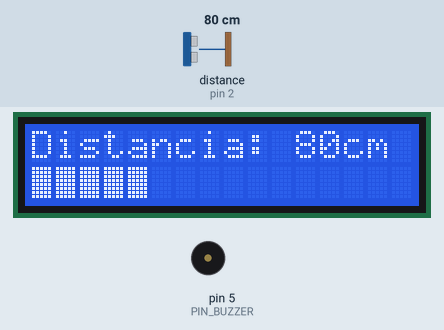
A sketch run on a simulated Arduino Uno, built with avr-gcc and run on an emulated ATmega328P. Parts: 16×2 character LCD, buzzer (waves = sounding). Wiring (inferred from the names in the program): ultrasonic range finder: trigger pin 3; echo pin 2. Inputs (shaded band) come from the test bench; at power-on: distance to the obstacle (sensor on pin 2) 80 cm. The echo pulse lasts 58.3 µs per cm.

Above: at 2.4 s.
2.5 s: distance to the obstacle (sensor on pin 2) set to 2 cm
At 3.4 s:
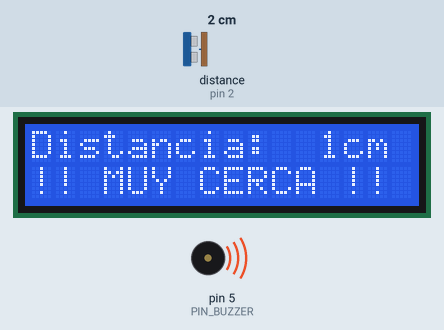
4.3 s: distance to the obstacle (sensor on pin 2) set to 60 cm
At 6.2 s:
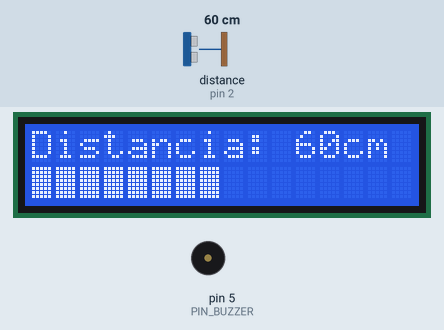
6.3 s: distance to the obstacle (sensor on pin 2) set to 120 cm
At 7.5 s:
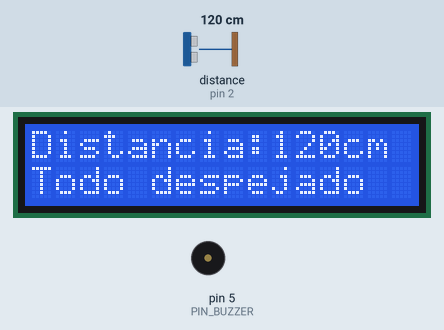
8.0 s: distance to the obstacle (sensor on pin 2) set to 35 cm
At 8.4 s:
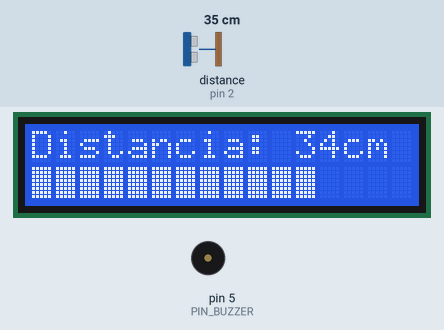
Timing chart, 0 to 10.8 s (numbered marks = the images above; inputs shaded):
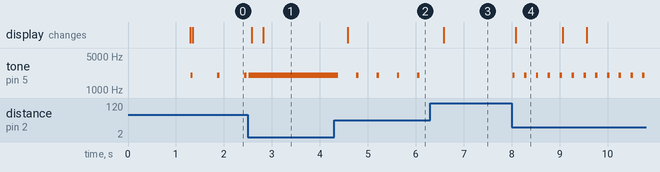

Measured:
- after the input at 2.5 s, the display: first changes after 0.08 s (image 1 shows a later state)
- after the input at 4.3 s, tone on pin 5 (PIN_BUZZER): alternates 2000 Hz for 0.05 s and silent for 0.37 s, starting after 0.09 s; the display: changes after 0.28 s (image 2)
- after the input at 6.3 s, tone on pin 5 (PIN_BUZZER): stops changing and stays silent; the display: changes after 0.28 s (image 3)
- after the input at 8.0 s, tone on pin 5 (PIN_BUZZER): alternates 2000 Hz for 0.05 s and silent for 0.19 s, starting at once; the display: changes after 0.08 s (image 4)
- what the display in image 4 shows lasts 1.0 s, from 8.1 s to 9.1 s

The sketch:

Radar_simple.ino
```cpp
/*
  ==========================================================
   RADAR SIMPLE  (Nivel 2)
   El sensor ultrasonico mide la distancia, la pantalla LCD la
   muestra y el buzzer pita mas rapido mientras mas cerca hay algo.
  ==========================================================
   Conexiones (segun el plano):
     Sensor HC-SR04: VCC -> 5V, GND -> GND, TRIG -> pin 3, ECHO -> pin 2
     Buzzer (+) -> pin 5,  Buzzer (-) -> GND
     Pantalla LCD I2C: GND -> GND, VCC -> 5V, SDA -> A4, SCL -> A5

   Libreria necesaria: "LiquidCrystal I2C" de Frank de Brabander
   (Herramientas -> Administrar bibliotecas -> buscar "LiquidCrystal I2C")
   La direccion de la pantalla (0x27, 0x3F, etc.) se detecta sola.
  ==========================================================
*/

#include <Wire.h>
#include <LiquidCrystal_I2C.h>

const int PIN_TRIG   = 3;
const int PIN_ECHO   = 2;
const int PIN_BUZZER = 5;

const int DISTANCIA_AVISO   = 100;  // cm: desde aqui empieza a pitar
const int DISTANCIA_PELIGRO = 10;   // cm: pitido continuo
const int TONO_HZ           = 2000;

LiquidCrystal_I2C *lcd;

int distancia = -1;          // -1 = no hay nada al frente
byte lecturasFallidas = 0;
bool sonandoContinuo = false;
unsigned long ultimaMedicion = 0;
unsigned long ultimaPantalla = 0;
unsigned long ultimoPitido   = 0;

// Busca la pantalla en el bus I2C, asi da lo mismo su direccion
byte buscarLCD() {
  for (byte dir = 0x08; dir < 0x78; dir++) {
    Wire.beginTransmission(dir);
    if (Wire.endTransmission() == 0) return dir;
  }
  return 0x27;   // por si acaso
}

void iniciarLCD() {
  Wire.begin();
  lcd = new LiquidCrystal_I2C(buscarLCD(), 16, 2);
  lcd->init();
  lcd->backlight();
}

int medirDistancia() {
  digitalWrite(PIN_TRIG, LOW);
  delayMicroseconds(2);
  digitalWrite(PIN_TRIG, HIGH);
  delayMicroseconds(10);
  digitalWrite(PIN_TRIG, LOW);
  unsigned long duracion = pulseIn(PIN_ECHO, HIGH, 25000UL);  // maximo ~4 metros
  if (duracion == 0) return -1;
  return (int)(duracion / 58);   // microsegundos -> centimetros
}

void actualizarPantalla() {
  char linea[17];
  lcd->setCursor(0, 0);
  if (distancia < 0) snprintf(linea, sizeof(linea), "Distancia: ---  ");
  else               snprintf(linea, sizeof(linea), "Distancia:%3dcm ", distancia);
  lcd->print(linea);

  lcd->setCursor(0, 1);
  if (distancia < 0 || distancia > DISTANCIA_AVISO) {
    lcd->print("Todo despejado  ");
  } else if (distancia <= DISTANCIA_PELIGRO) {
    lcd->print("!! MUY CERCA !! ");
  } else {
    // Barra: mientras mas cerca, mas larga
    int bloques = map(distancia, DISTANCIA_PELIGRO, DISTANCIA_AVISO, 16, 1);
    for (int i = 0; i < 16; i++) lcd->write(i < bloques ? (uint8_t)0xFF : (uint8_t)' ');
  }
}

void actualizarBuzzer() {
  // Muy cerca: pitido continuo
  if (distancia >= 0 && distancia <= DISTANCIA_PELIGRO) {
    if (!sonandoContinuo) {
      tone(PIN_BUZZER, TONO_HZ);
      sonandoContinuo = true;
    }
    return;
  }
  if (sonandoContinuo) {
    noTone(PIN_BUZZER);
    sonandoContinuo = false;
  }
  // Nada cerca: silencio
  if (distancia < 0 || distancia > DISTANCIA_AVISO) return;

  // Entre medio: pitidos, mas seguidos mientras mas cerca
  unsigned long pausa = map(distancia, DISTANCIA_PELIGRO, DISTANCIA_AVISO, 80, 700);
  if (millis() - ultimoPitido >= pausa) {
    ultimoPitido = millis();
    tone(PIN_BUZZER, TONO_HZ, 50);
  }
}

void setup() {
  pinMode(PIN_TRIG, OUTPUT);
  pinMode(PIN_ECHO, INPUT);
  pinMode(PIN_BUZZER, OUTPUT);

  iniciarLCD();
  lcd->setCursor(0, 0);
  lcd->print("  RADAR SIMPLE  ");
  lcd->setCursor(0, 1);
  lcd->print("  iniciando...  ");
  delay(1200);
  lcd->clear();
}

void loop() {
  if (millis() - ultimaMedicion >= 60) {
    ultimaMedicion = millis();
    int d = medirDistancia();
    if (d >= 0) {
      distancia = d;
      lecturasFallidas = 0;
    } else if (++lecturasFallidas >= 3) {   // ignora fallas sueltas del sensor
      distancia = -1;
    }
  }

  actualizarBuzzer();

  if (millis() - ultimaPantalla >= 250) {
    ultimaPantalla = millis();
    actualizarPantalla();
  }
}
```
